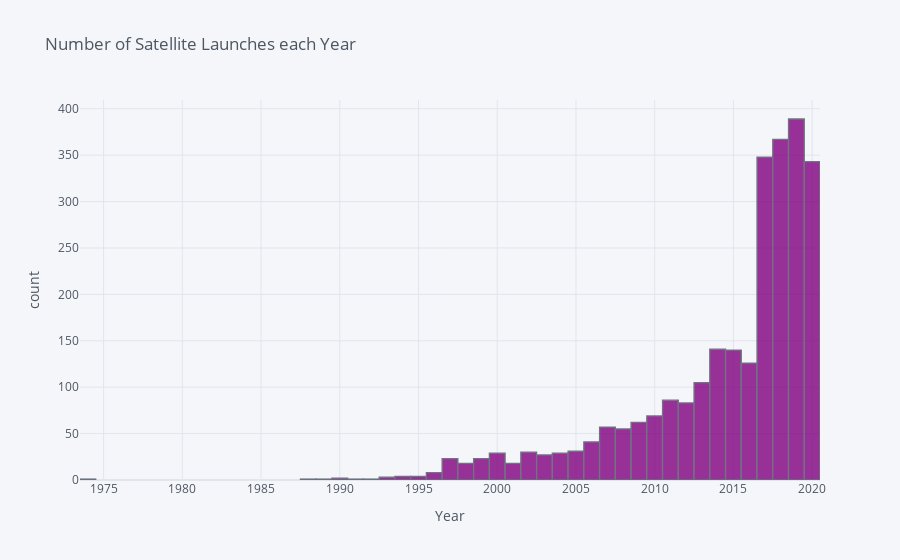

Notebook code cell kept with this figure:
### Markdown cell above
# 1. Number of Satellite Launches each Year
This histogram analyzes the number of satellites launched every year.

We see about a 50% increase in satellites starting in the year 2017, 
and we have launched 343 since the beginning of this year 2020.

### Code cell
data['Year of Launch'].iplot(kind='hist',xTitle='Year', yTitle='count', 
                             title='Number of Satellite Launches each Year', color='purple')

### Figure 1 — Plotly figure (JSON) as saved in the notebook; plotly's stock layout.template omitted (floating-point values rounded to 4 significant figures; data arrays with more than 128 entries replaced by an {"elided": "..."} marker saying what was removed)
{"data": [{"histfunc": "count", "histnorm": "", "marker": {"color": "rgba(128, 0, 128, 1.0)", "line": {"color": "#4D5663", "width": 1.3}}, "name": "Year of Launch", "opacity": 0.8, "orientation": "v", "type": "histogram", "x": {"elided": "2666 int values"}}], "layout": {"barmode": "overlay", "legend": {"bgcolor": "#F5F6F9", "font": {"color": "#4D5663"}}, "paper_bgcolor": "#F5F6F9", "plot_bgcolor": "#F5F6F9", "title": {"font": {"color": "#4D5663"}, "text": "Number of Satellite Launches each Year"}, "xaxis": {"gridcolor": "#E1E5ED", "showgrid": true, "tickfont": {"color": "#4D5663"}, "title": {"font": {"color": "#4D5663"}, "text": "Year"}, "zerolinecolor": "#E1E5ED"}, "yaxis": {"gridcolor": "#E1E5ED", "showgrid": true, "tickfont": {"color": "#4D5663"}, "title": {"font": {"color": "#4D5663"}, "text": "count"}, "zerolinecolor": "#E1E5ED"}}}
